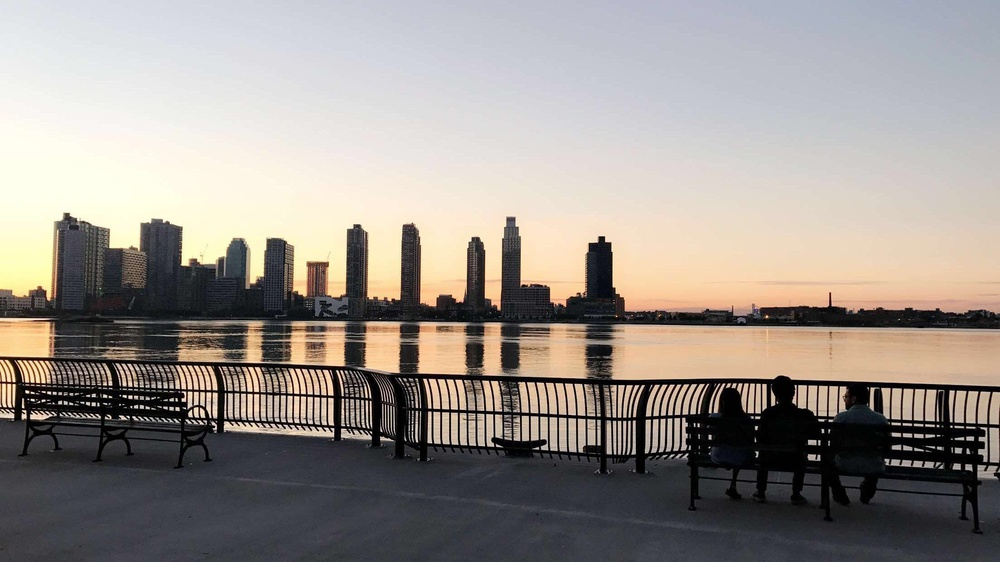
%> input picture project1/hybrid/ny.jpg, 1000 x 562 px, shrunk from 2208 x 1242 before the run
$ octave color_shift.m   (GNU Octave 9; MATLAB toolbox functions it lacks are replaced by stand-ins)
%> lines starting %> are read from the running program, lines starting %| are printed output that depends on the picture
%> further down, im1 is the input picture: size 562x1000x3 uint8; mean R, G, B 152.5, 145.5, 139.8
### project1/hybrid/rgb2lab.m
function [L,a,b] =rgb2lab(R,G,B)
% function [L, a, b] = RGB2Lab(R, G, B)
% RGB2Lab takes matrices corresponding to Red, Green, and Blue, and
% transforms them into CIELab.  This transform is based on ITU-R
% Recommendation  BT.709 using the D65 white point reference.
% The error in transforming RGB -> Lab -> RGB is approximately
% 10^-5.  RGB values can be either between 0 and 1 or between 0 and 255.
% By Mark Ruzon from C code by Yossi Rubner, 23 September 1997.
% Updated for MATLAB 5 28 January 1998.

if (nargin == 1)

    if strcmp(class(R), 'uint8')
        B = double(R(:,:,3))/255;
        G = double(R(:,:,2))/255;
        R = double(R(:,:,1))/255;
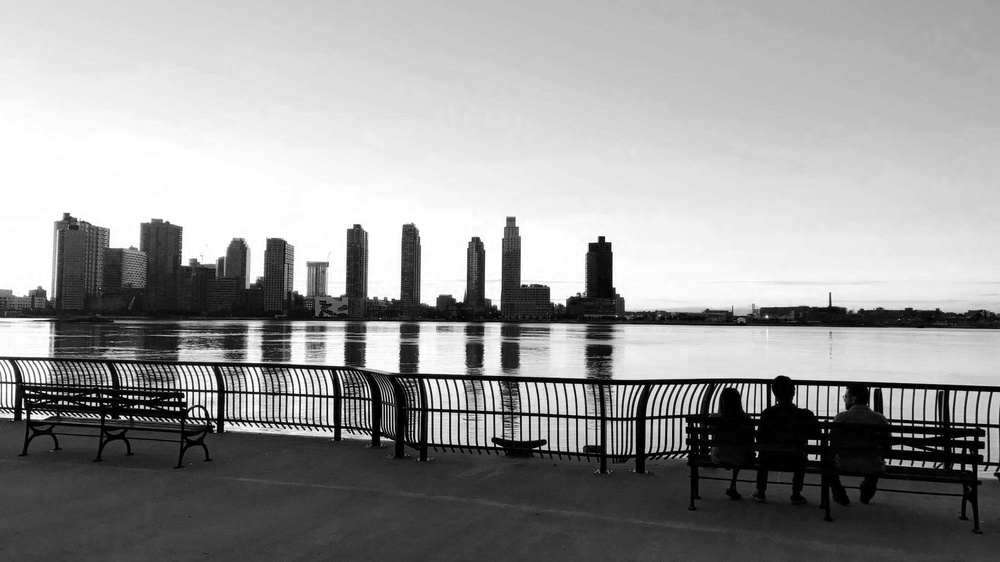
%> R: size 562x1000 double; min 0, max 1, mean 0.598
    elseif strcmp(class(R), 'double') || strcmp(class(R), 'single')
        [B, G, R] = deal(R(:, :, 3), R(:, :, 2), R(:, :, 1));
    else
        error('Invalid format for input image -- use uint8 [0,255], double [0,1] or single [0,1]');
    end

end

[M, N] = size(R);
%> M = 562; N = 1000
s = M*N;
%> s = 562000

% Set a threshold
T = 0.008856;

RGB = [reshape(R,1,s); reshape(G,1,s); reshape(B,1,s)];

% RGB to XYZ
MAT = [0.412453 0.357580 0.180423;
       0.212671 0.715160 0.072169;
       0.019334 0.119193 0.950227];
XYZ = MAT * RGB;

X = XYZ(1,:) / 0.950456;
Y = XYZ(2,:);
Z = XYZ(3,:) / 1.088754;

XT = X > T;
%> XT = 562000 logical values, 550887 true
YT = Y > T;
%> YT = 562000 logical values, 548371 true
ZT = Z > T;
%> ZT = 562000 logical values, 546293 true

fX = XT .* X.^(1/3) + (~XT) .* (7.787 .* X + 16/116);

% Compute L
Y3 = Y.^(1/3);
fY = YT .* Y3 + (~YT) .* (7.787 .* Y + 16/116);
L  = YT .* (116 * Y3 - 16.0) + (~YT) .* (903.3 * Y);

fZ = ZT .* Z.^(1/3) + (~ZT) .* (7.787 .* Z + 16/116);

% Compute a and b
a = 500 * (fX - fY);
b = 200 * (fY - fZ);

L = reshape(L, M, N);
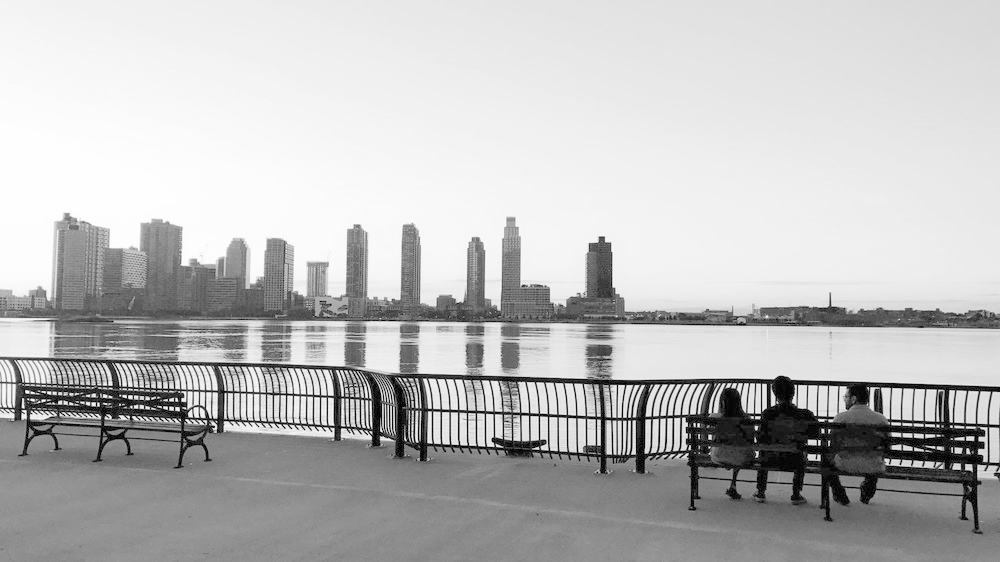
%> L: size 562x1000 double; min 0, max 99.87, mean 74.1; drawn with min black and max white
a = reshape(a, M, N);
b = reshape(b, M, N);
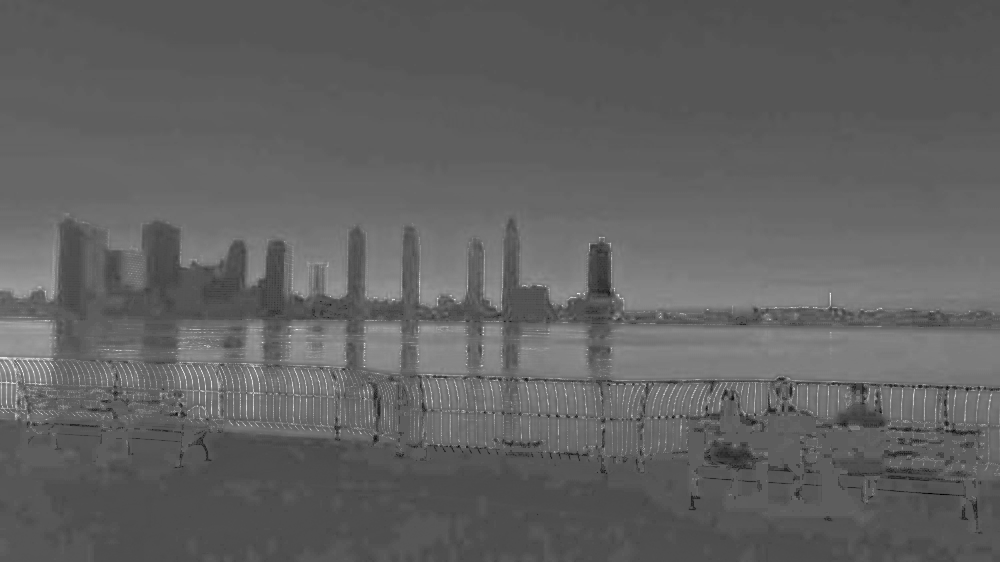
%> b: size 562x1000 double; min -32.94, max 57.18, mean 1.7; drawn with min black and max white

if (nargout == 1)
  L = cat(3,L,a,b);
end

### project1/hybrid/lab2rgb.m
function [R, G, B] = lab2rgb(L, a, b)
% function [R, G, B] = lab2rgb(L, a, b)
% Lab2RGB takes matrices corresponding to L, a, and b in CIELab space
% and transforms them into RGB.  This transform is based on ITU-R
% Recommendation  BT.709 using the D65 white point reference.
% and the error in transforming RGB -> Lab -> RGB is approximately
% 10^-5.  By Mark Ruzon from C code by Yossi Rubner, 23 September 1997.
% Updated for MATLAB 5 28 January 1998.
% Fixed a bug in conversion back to uint8 9 September 1999.

if (nargin == 1)
  b = L(:,:,3);
  a = L(:,:,2);
  L = L(:,:,1);
end

% Thresholds
T1 = 0.008856;
T2 = 0.206893;

[M, N] = size(L);
s = M * N;
L = reshape(L, 1, s);
a = reshape(a, 1, s);
b = reshape(b, 1, s);

% Compute Y
fY = ((L + 16) / 116) .^ 3;
YT = fY > T1;
fY = (~YT) .* (L / 903.3) + YT .* fY;
Y = fY;

% Alter fY slightly for further calculations
fY = YT .* (fY .^ (1/3)) + (~YT) .* (7.787 .* fY + 16/116);

% Compute X
fX = a / 500 + fY;
XT = fX > T2;
X = (XT .* (fX .^ 3) + (~XT) .* ((fX - 16/116) / 7.787));

% Compute Z
fZ = fY - b / 200;
ZT = fZ > T2;
Z = (ZT .* (fZ .^ 3) + (~ZT) .* ((fZ - 16/116) / 7.787));

X = X * 0.950456;
Z = Z * 1.088754;

MAT = [ 3.240479 -1.537150 -0.498535;
       -0.969256  1.875992  0.041556;
        0.055648 -0.204043  1.057311];

RGB = max(min(MAT * [X; Y; Z], 1), 0);

R = reshape(RGB(1,:), M, N) * 255;
G = reshape(RGB(2,:), M, N) * 255;
B = reshape(RGB(3,:), M, N) * 255;

if ((nargout == 1) | (nargout == 0))
  R = uint8(round(cat(3,R,G,B)));
end

### project1/code/color_shift.m
im1 = im2uint8(imread('./ny.jpg'));
[l a b] = rgb2lab(im1);
im1 = rgb2lab(im1);
%> in rgb2lab (call 2), `L = cat(3,L,a,b);`:
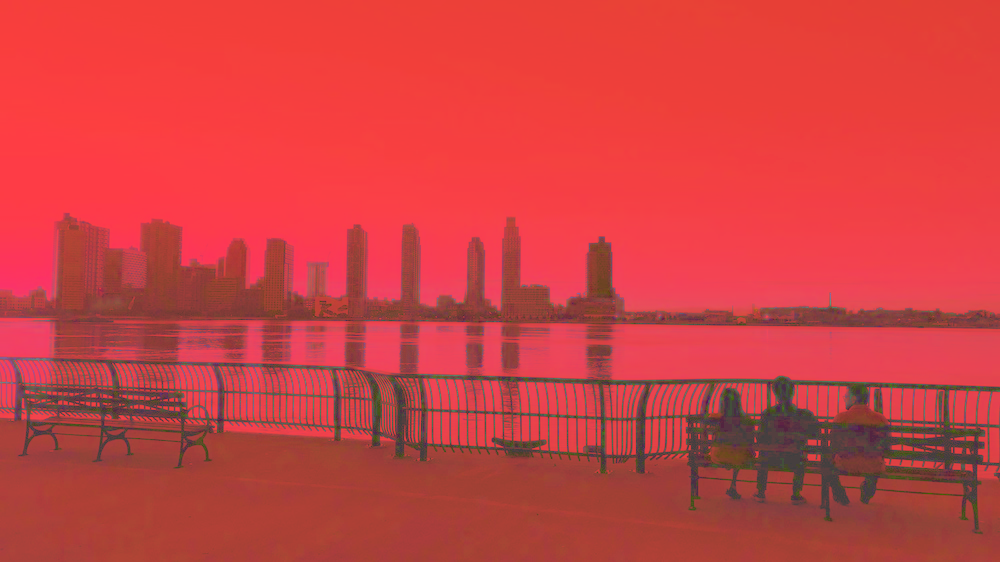
%> L: size 562x1000x3 double; mean R, G, B 74.1, 1.2, 1.7; drawn with min black and max white

[y,x,z] = size(im1);
%> y = 562; x = 1000; z = 3

alpha = .065;

a_red = a + (127 - a)*alpha;
b_yellow = b + (127 - b)*alpha;

im2 = zeros(y,x);
im3 = zeros(y,x);

im2(:,:,1) = l;
im2(:,:,2) = a_red;
im2(:,:,3) = b;
%> im2: size 562x1000x3 double; mean of channels 1, 2, 3 74.1, 9.4, 1.7

im3(:,:,1) = l;
im3(:,:,2) = a;
im3(:,:,3) = b_yellow;
%> im3: size 562x1000x3 double; mean of channels 1, 2, 3 74.1, 1.2, 9.8


subplot(1,3,1);
image(lab2rgb(im1)), axis image
subplot(1,3,2);
image(lab2rgb(im2)), axis image
%> in lab2rgb (call 2), `XT = fX > T2;`: XT = 562000 logical values, 553500 true
%> in lab2rgb (call 2), `R = uint8(round(cat(3,R,G,B)));`:
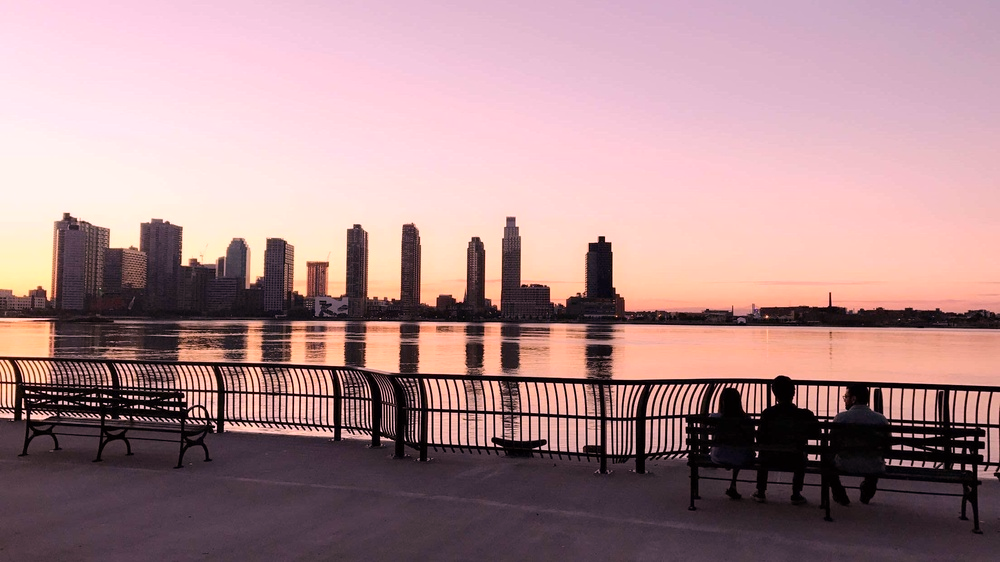
%> R: size 562x1000x3 uint8; mean R, G, B 171.2, 137.8, 140.4
subplot(1,3,3);
image(lab2rgb(im3)), axis image
%> in lab2rgb (call 3), `XT = fX > T2;`: XT = 562000 logical values, 550887 true
%> in lab2rgb (call 3), `ZT = fZ > T2;`: ZT = 562000 logical values, 540548 true
%> in lab2rgb (call 3), `B = reshape(RGB(3,:), M, N) * 255;`:
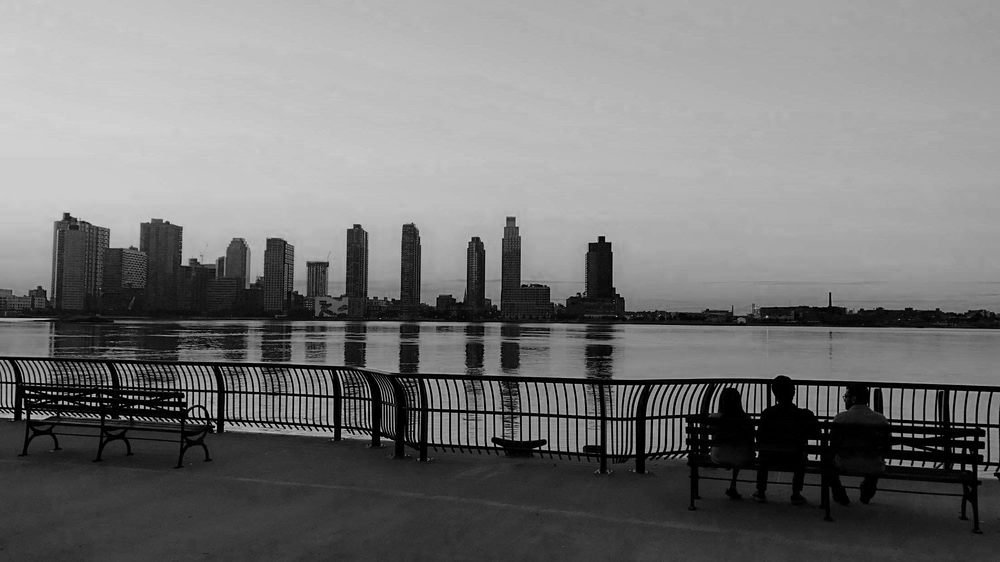
%> B: size 562x1000 double; min 0, max 216.6, mean 118.1
%> in lab2rgb (call 3), `R = uint8(round(cat(3,R,G,B)));`:
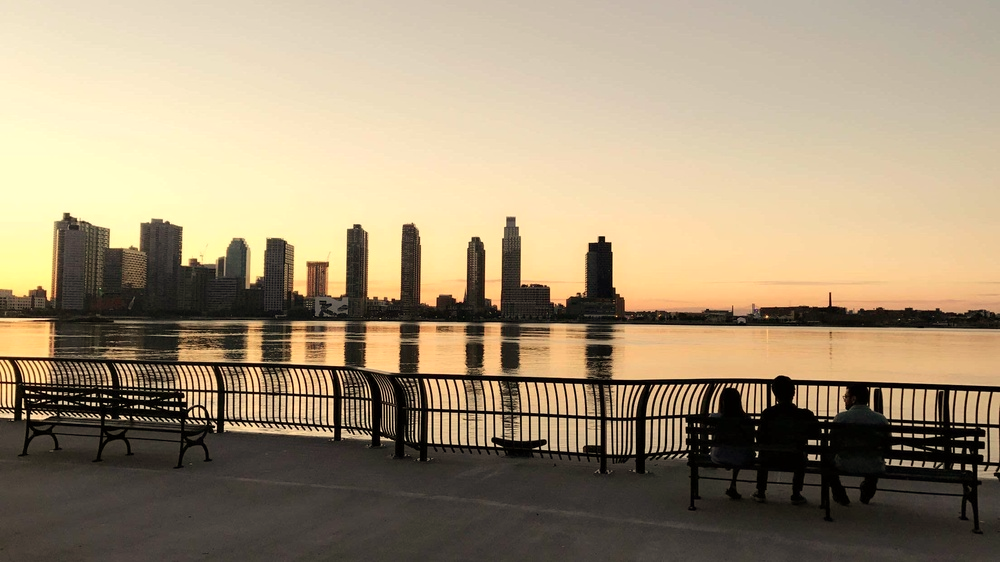
%> R: size 562x1000x3 uint8; mean R, G, B 161.2, 144.7, 118.1

$ run again, with project1/hybrid/alpaca.jpg copied over project1/hybrid/ny.jpg
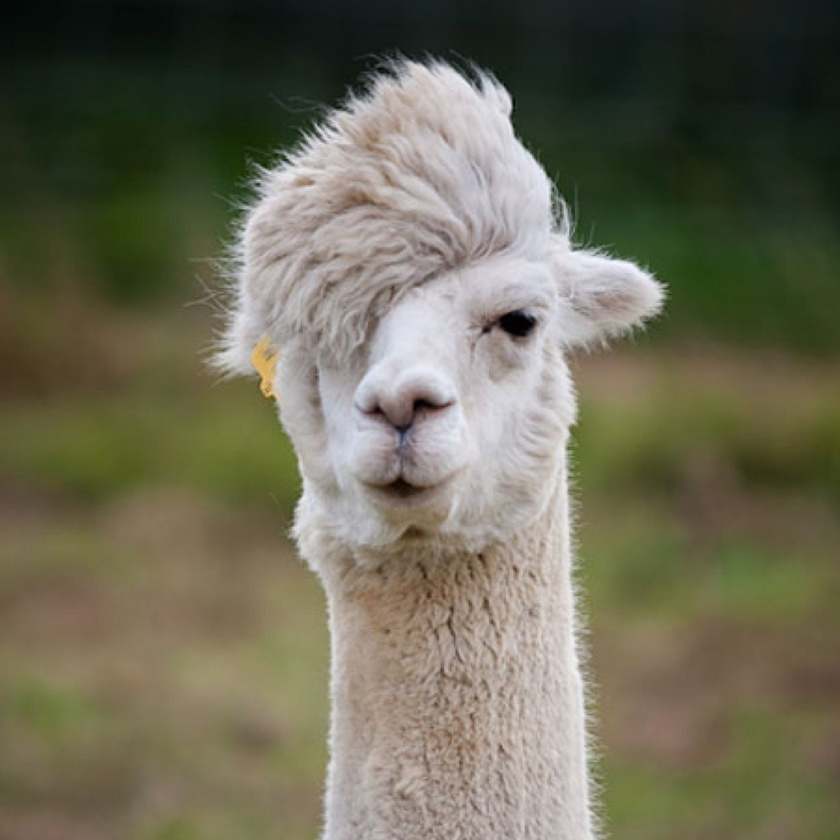
%> input picture project1/hybrid/alpaca.jpg, 840 x 840 px, shrunk from 1252 x 1252 before the run
%> im1 is the input picture: size 840x840x3 uint8; mean R, G, B 109.5, 106.8, 86.8
%> in rgb2lab, `XT = X > T;`: XT = 705600 logical values, 705449 true
%> YT = 705600 logical values, 705407 true
%> in rgb2lab, `ZT = Z > T;`: ZT = 705600 logical values, 705366 true
%> in rgb2lab (call 2), `L = cat(3,L,a,b);`:
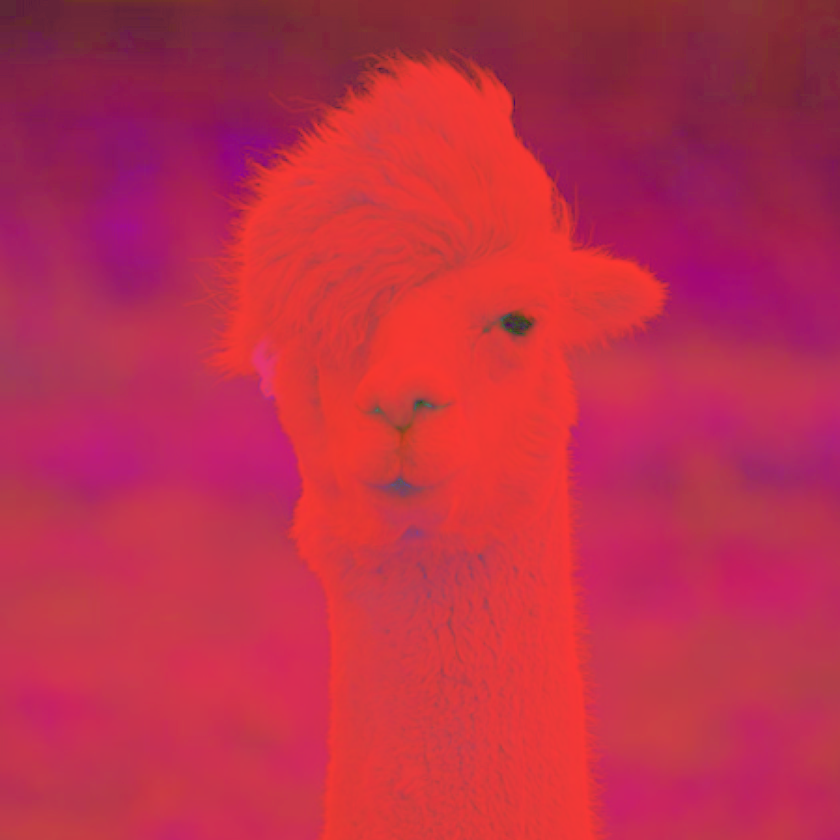
%> L: size 840x840x3 double; mean R, G, B 67.4, -3.7, 10.1; drawn with min black and max white
%> im2: size 840x840x3 double; mean of channels 1, 2, 3 67.4, 4.8, 10.1
%> im3: size 840x840x3 double; mean of channels 1, 2, 3 67.4, -3.7, 17.7
%> in lab2rgb (call 3), `XT = fX > T2;`: XT = 705600 logical values, 705449 true
%> in lab2rgb (call 3), `ZT = fZ > T2;`: ZT = 705600 logical values, 705233 true
%> in lab2rgb (call 3), `R = uint8(round(cat(3,R,G,B)));`:
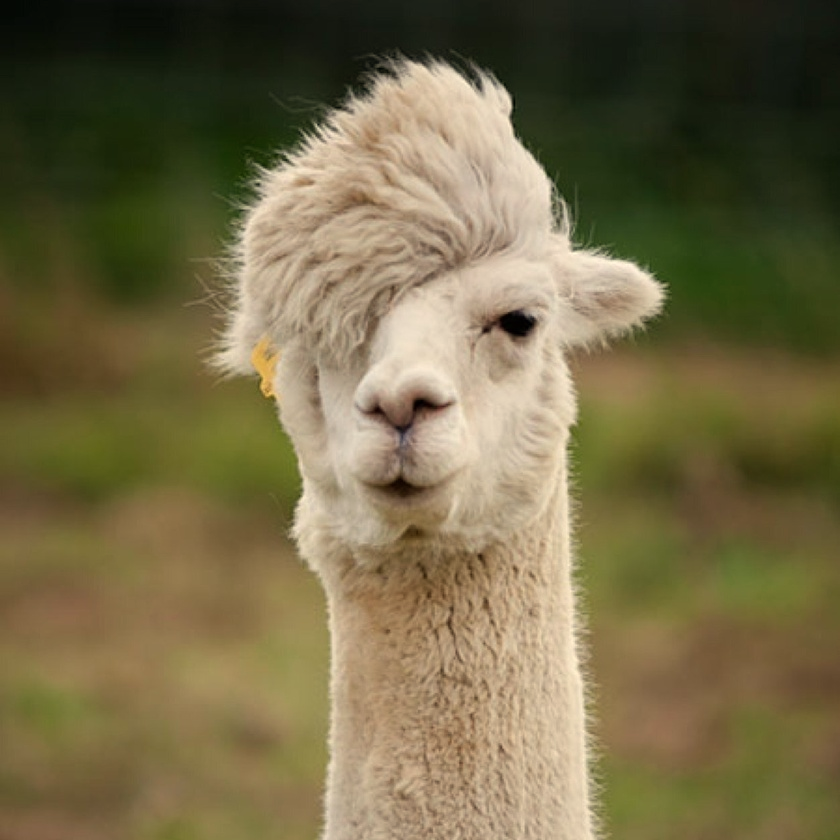
%> R: size 840x840x3 uint8; mean R, G, B 116.7, 106.3, 71.6

$ run again, with project1/hybrid/atyab.jpg copied over project1/hybrid/ny.jpg
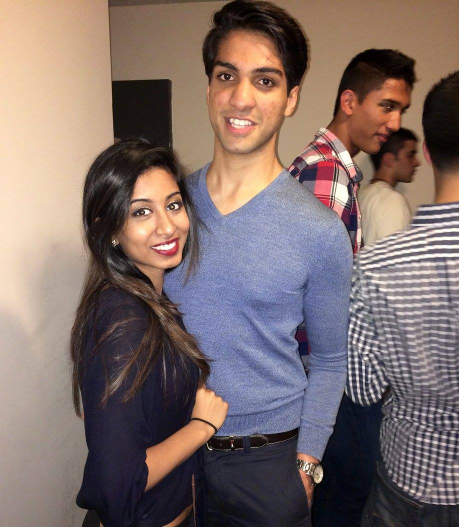
%> input picture project1/hybrid/atyab.jpg, 918 x 1054 px (shown at 1/2 size)
%> im1 is the input picture: size 1054x918x3 uint8; mean R, G, B 127.1, 109.9, 106.3
%> in rgb2lab, `XT = X > T;`: XT = 967572 logical values, 966381 true
%> YT = 967572 logical values, 964907 true
%> in rgb2lab, `ZT = Z > T;`: ZT = 967572 logical values, 960510 true
%> im2: size 1054x918x3 double; mean of channels 1, 2, 3 67.9, 12.4, 2.2
%> im3: size 1054x918x3 double; mean of channels 1, 2, 3 67.9, 4.5, 10.3
%> in lab2rgb (call 2), `XT = fX > T2;`: XT = 967572 logical values, 966718 true
%> in lab2rgb (call 2), `R = uint8(round(cat(3,R,G,B)));`:
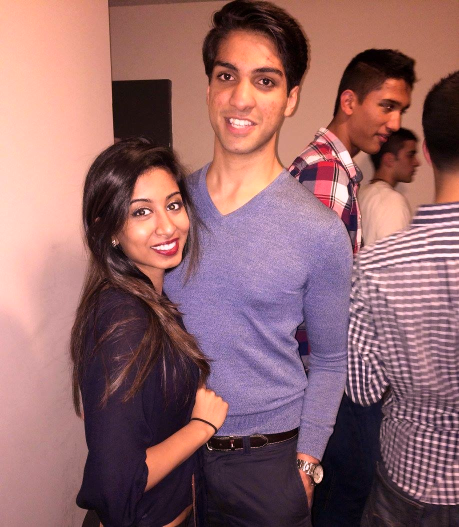
%> R: size 1054x918x3 uint8 (shown at 1/2 size); mean R, G, B 146.6, 103.4, 106.6
%> `axis image`:
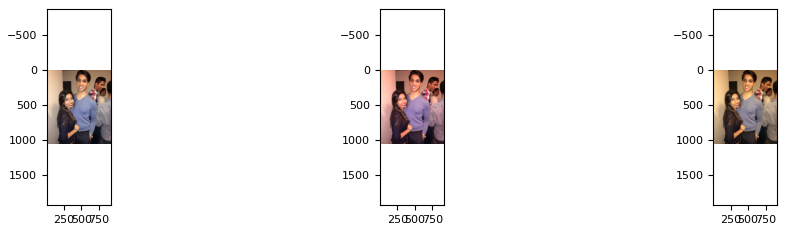
%> figure redrawn from the program's plot data, 3 panels
